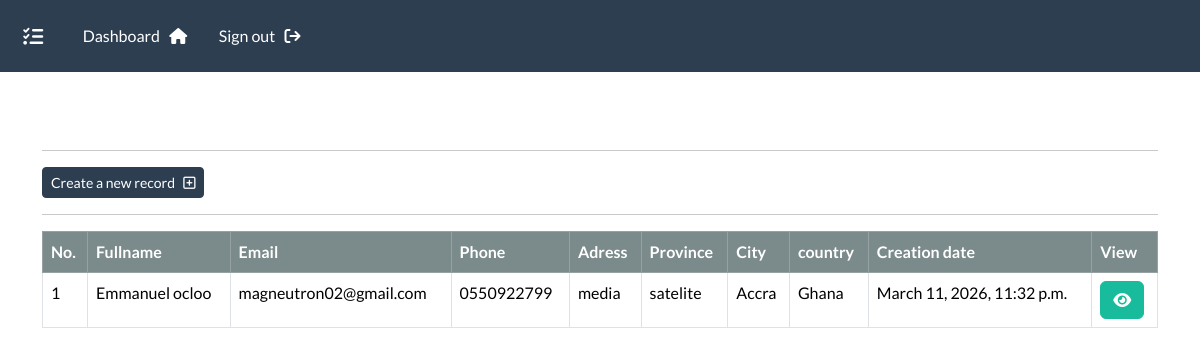
Before: /dashboard (signed in) with the older database file.
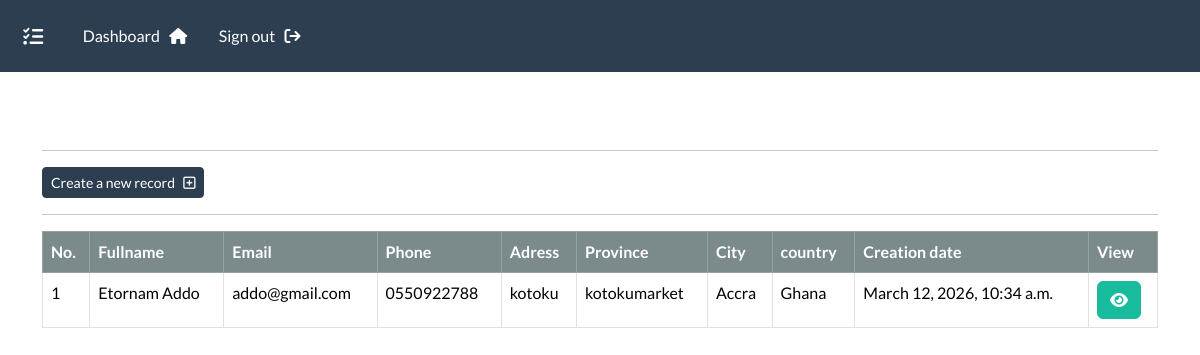
After: the same page with the newer database file.
### webapp/models.py (models this page shows, shortened)
class Records(models.Model):
    creation_date = models.DateTimeField(auto_now_add=True)
    first_name = models.CharField(max_length=100)
    last_name = models.CharField(max_length=100)
    email = models.CharField(max_length=100)
    phone = models.CharField(max_length=100)
    adress = models.CharField(max_length=100)
    province = models.CharField(max_length=100)
    city = models.CharField(max_length=100)
    country = models.CharField(max_length=100)

### webapp/views.py (the view)
# urls.py: path('dashboard', views.dashboard, name='dashboard'),
@login_required(login_url='my-login')
def dashboard(request):
    my_records = Records.objects.all()
    context = {'records': my_records}
    return render(request, 'webapp/dashboard.html', context=context)

### webapp/templates/webapp/dashboard.html (shortened to what this page needs)
{% extends "webapp/layout.html" %}
{% block content %}
<body>
    <h3 style=color:white;>Welcome to the dashbord!  {{user}} </h3>
    <hr>
    <a class='btn  btn-primary btn-sm' href="{% url "create-record" %}"> Create a new record &nbsp; <i class="fa-regular fa-square-plus"></i> </a>
    <hr>
        <table class='table table-hover table-bordered'>
            <thead class='table-dark'>
                <tr>
                    <th scope='col'>No.</th>
                    <th scope='col'>Fullname</th>
                    <th scope='col'>Email</th>
                    <th scope='col'>Phone</th>
                    <th scope='col'>Adress</th>
                    <th scope='col'>Province</th>
                    <th scope='col'>City</th>
                    <th scope='col'>country</th>
                    <th scope='col'>Creation date</th>
                    <th scope='col'>View</th>
                </tr>
            </thead>
            <tbody>
                {% if records %}
                {% for record in records  %}
                    <tr>
                        <td>{{ forloop.counter }}</td>
                        <td>{{record.first_name}} {{record.last_name}}</td>
                        <td>{{record.email}}</td>
                        <td>{{record.phone}}</td>
                        <td>{{record.adress}}</td>
                        <td>{{record.province}}</td>
                        <td>{{record.city}}</td>
                        <td>{{record.country}}</td>
                        <td>{{record.creation_date}}</td>
                        <td>
                            <a class='btn btn-success' href="{% url "view-record" record.id %}"> <i class="fa-sharp fa-solid fa-eye"></i>  </a>
                        </td>
                    </tr>
                {% endfor %}
                {% endif %}
            </tbody>
        </table>
</body>
{% endblock  %}

### webapp/templates/webapp/layout.html (shortened to what this page needs)
<!DOCTYPE html>
{% load static  %}
<html lang="en">
<head>
    <link rel="stylesheet" href="https://bootswatch.com/5/flatly/bootstrap.min.css">
    <link rel="stylesheet" href="https://cdnjs.cloudflare.com/ajax/libs/font-awesome/6.5.2/css/all.min.css">
</head>
<body>
    {% include "webapp/navbar.html" %}
    <div class="container">
        <br>
        {% block content %}
        {% endblock  %}
    </div>
</body>
</html>

### webapp/templates/webapp/navbar.html (shortened to what this page needs)
<nav class="navbar navbar-expand-lg navbar-dark bg-primary justify-content-center ">
    <a class="navbar-brand main-heading" href="{% url 'my-login' %}">
      &nbsp;&nbsp;&nbsp;&nbsp;&nbsp; <i class="fa-solid fa-list-check"></i>
    </a>
      <div class="collapse navbar-collapse text-center" id="navbarNavDropdown">
        <ul class="navbar-nav mr-auto">
          {% if user.is_authenticated %}
            <li class="nav-item">
              <a class="nav-link" href="{% url 'dashboard' %}">Dashboard &nbsp; <i class="fa fa-home" aria-hidden="true"></i> </a>
            </li>
            <li class="nav-item">
              <a class="nav-link" href="{% url 'user-logout' %}">Sign out &nbsp; <i class="fa fa-sign-out" aria-hidden="true"></i> </a>
            </li>
        </ul>
        {% endif %}
      </div>
  </nav>

Changed rows visible on the page:
removed Records: first_name "Emmanuel", last_name "ocloo", email "magneutron02@gmail.com", phone "0550922799", adress "media", province "satelite", city "Accra", country "Ghana", creation_date "March 11, 2026, 11:32 p.m."
added Records: first_name "Etornam", last_name "Addo", email "addo@gmail.com", phone "0550922788", adress "kotoku", province "kotokumarket", city "Accra", country "Ghana", creation_date "March 12, 2026, 10:34 a.m."
